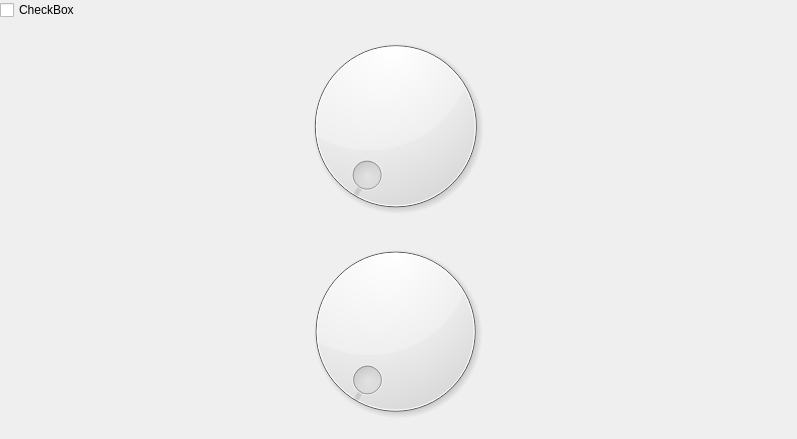
<?xml version="1.0" encoding="UTF-8"?>
<ui version="4.0">
 <class>MainSettings</class>
 <widget class="QWidget" name="MainSettings">
  <property name="geometry">
   <rect>
    <x>0</x>
    <y>0</y>
    <width>797</width>
    <height>439</height>
   </rect>
  </property>
  <property name="windowTitle">
   <string>Form</string>
  </property>
  <widget class="QWidget" name="horizontalLayoutWidget">
   <property name="geometry">
    <rect>
     <x>0</x>
     <y>0</y>
     <width>791</width>
     <height>431</height>
    </rect>
   </property>
   <layout class="QHBoxLayout" name="horizontalLayout">
    <item>
     <layout class="QVBoxLayout" name="verticalLayout">
      <item>
       <widget class="QCheckBox" name="enableGravityCheckBox">
        <property name="text">
         <string>CheckBox</string>
        </property>
       </widget>
      </item>
      <item>
       <widget class="QDial" name="gravityDial"/>
      </item>
      <item>
       <widget class="QDial" name="dial_2"/>
      </item>
     </layout>
    </item>
    <item>
     <layout class="QVBoxLayout" name="verticalLayout_3"/>
    </item>
    <item>
     <layout class="QVBoxLayout" name="verticalLayout_2"/>
    </item>
   </layout>
  </widget>
 </widget>
 <resources/>
 <connections/>
</ui>
